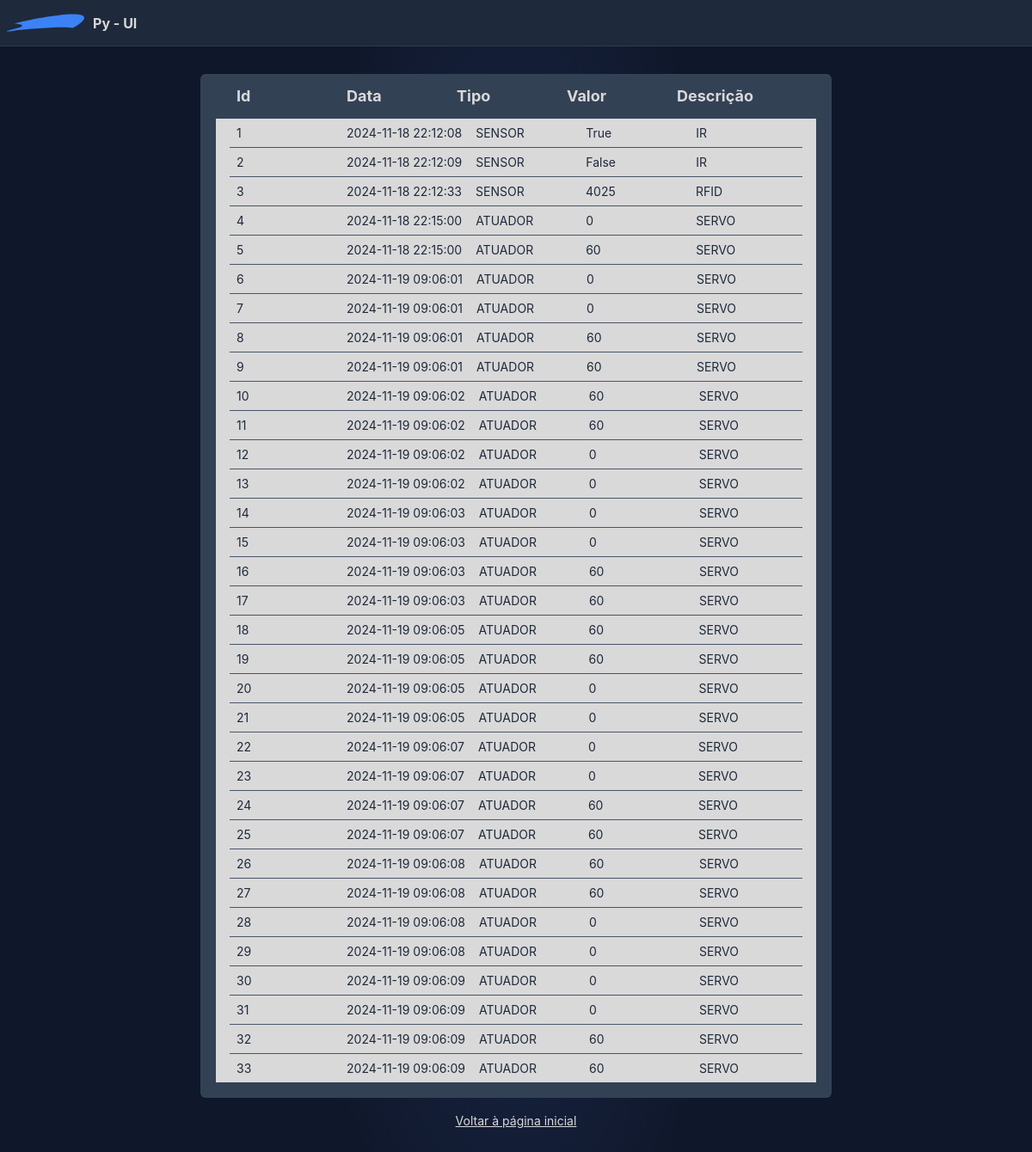
/history (signed in), run on the app's committed database.
### tables this page shows
CREATE TABLE sensors_history (
            id INTEGER PRIMARY KEY AUTOINCREMENT,
            value TEXT,
            datetime TEXT,
            sensor_id INTEGER,
            actuator_id INTEGER,
            type TEXT,
            description TEXT
        );

### controllers/history_controller.py (the view)
@history_controller.route('/history')
def list_history():
    login_check = check_for_login()
    if login_check != None:
        return login_check
    data = start_query("SELECT * FROM sensors_history")
    print('\n'*100, data)
    return render_template("history_page.html", history=data)

### utils/db_utils.py (called while the page is built)
def start_query(query):
    global db
    cursor = db.cursor()
    cursor.execute(query)
    db.commit()
    result = cursor.fetchall()
    cursor.close()
    return result

### utils/flask_utils.py (called while the page is built)
def check_for_login(test=False):
    if not current_app.config['DEBUG_MODE'] and current_app.config['CURRENT_USER'] == "":
        print("You must be logged!")
        return redirect(current_app.url_for('login_page', error=True))
    else:
        return None

### templates/history_page.html (shortened to what this page needs)
{% extends "base.html" %}
{% block credential %}
  <table>
    <thead>
      <tr>
        <th>Id</th>
        <th>Data</th>
        <th>Tipo</th>
        <th>Valor</th>
        <th>Descrição</th>
      </tr>
    </thead>
    <tbody>
      {% for data in history %}
      <tr>
        <td>{{data[0]}}</td>
        <td>{{data[2]}}</td>
        <td>{{data[5]}}</td>
        <td>{{data[1]}}</td>
        <td>{{data[6]}}</td>
      </tr>
      {% endfor %}
    </tbody>
  </table>
  <a href="{{ url_for('home_page') }}">Voltar à página inicial</a>
{% endblock %}

### static/stylesheets/credential_form.css (style rules this page uses)
a { color: var(--offwhite); font-size: 1.125rem; margin-top: 1.125rem; }

### static/stylesheets/styles.css (style rules this page uses)
:root { --blue-500: #3B82F6; --blue-600: #2563EB; --blue-600-20: #2563EB33; --blue-700: #1d4ed8; --red-500: #ef4444; --red-500-20: #ef444433; --red-600: #dc2626; --offwhite: #D9D9D9; --offwhite-10:#D9D9D91A; --offwhite-15: #D9D9D926; --slate-400: #94a3b8; --slate-600: #475569; --slate-700: #334155; --slate-750: #283444; --slate-800: #1e293b; --slate-900: #0f172a; --black-1000: #000000; }
body { padding: 0px; margin: 0px; background-color: var(--slate-900); font-family: "Inter", sans-serif; color: var(--offwhite); }

### static/stylesheets/about_page.css (style rules this page uses)
p, a, ul, li { font-size: 0.875rem; }
body { background-color: var(--slate-600); color: var(--offwhite); }

### static/stylesheets/history_page.css (style rules this page uses)
thead { background-color: var(--slate-700); color: var(--offwhite); border-radius: 0.375rem; padding-inline: 1rem; }
tr { display: flex; color: var(--offwhite); }
tr + tr { border-top: 0.0625rem solid var(--slate-600); }
td { display: flex; justify-content: space-between; font-size: 0.875rem; }
th, td { padding: 0.5rem; text-align: left; min-width: 7rem; }

### data on the page
sensors_history: id "1", datetime "2024-11-18 22:12:08", type "SENSOR", value "True", description "IR"
sensors_history: id "2", datetime "2024-11-18 22:12:09", type "SENSOR", value "False", description "IR"
sensors_history: id "3", datetime "2024-11-18 22:12:33", type "SENSOR", value "4025", description "RFID"
sensors_history: id "4", datetime "2024-11-18 22:15:00", type "ATUADOR", value "0", description "SERVO"
sensors_history: id "5", datetime "2024-11-18 22:15:00", type "ATUADOR", value "60", description "SERVO"
sensors_history: id "6", datetime "2024-11-19 09:06:01", type "ATUADOR", value "0", description "SERVO"
sensors_history: id "7", datetime "2024-11-19 09:06:01", type "ATUADOR", value "0", description "SERVO"
sensors_history: id "8", datetime "2024-11-19 09:06:01", type "ATUADOR", value "60", description "SERVO"
sensors_history: id "9", datetime "2024-11-19 09:06:01", type "ATUADOR", value "60", description "SERVO"
sensors_history: id "10", datetime "2024-11-19 09:06:02", type "ATUADOR", value "60", description "SERVO"
sensors_history: id "11", datetime "2024-11-19 09:06:02", type "ATUADOR", value "60", description "SERVO"
sensors_history: id "12", datetime "2024-11-19 09:06:02", type "ATUADOR", value "0", description "SERVO"
sensors_history: id "13", datetime "2024-11-19 09:06:02", type "ATUADOR", value "0", description "SERVO"
sensors_history: id "14", datetime "2024-11-19 09:06:03", type "ATUADOR", value "0", description "SERVO"
sensors_history: id "15", datetime "2024-11-19 09:06:03", type "ATUADOR", value "0", description "SERVO"
sensors_history: id "16", datetime "2024-11-19 09:06:03", type "ATUADOR", value "60", description "SERVO"
sensors_history: id "17", datetime "2024-11-19 09:06:03", type "ATUADOR", value "60", description "SERVO"
sensors_history: id "18", datetime "2024-11-19 09:06:05", type "ATUADOR", value "60", description "SERVO"
sensors_history: id "19", datetime "2024-11-19 09:06:05", type "ATUADOR", value "60", description "SERVO"
sensors_history: id "20", datetime "2024-11-19 09:06:05", type "ATUADOR", value "0", description "SERVO"
sensors_history: id "21", datetime "2024-11-19 09:06:05", type "ATUADOR", value "0", description "SERVO"
sensors_history: id "22", datetime "2024-11-19 09:06:07", type "ATUADOR", value "0", description "SERVO"
sensors_history: id "23", datetime "2024-11-19 09:06:07", type "ATUADOR", value "0", description "SERVO"
sensors_history: id "24", datetime "2024-11-19 09:06:07", type "ATUADOR", value "60", description "SERVO"
sensors_history: id "25", datetime "2024-11-19 09:06:07", type "ATUADOR", value "60", description "SERVO"
sensors_history: id "26", datetime "2024-11-19 09:06:08", type "ATUADOR", value "60", description "SERVO"
sensors_history: id "27", datetime "2024-11-19 09:06:08", type "ATUADOR", value "60", description "SERVO"
sensors_history: id "28", datetime "2024-11-19 09:06:08", type "ATUADOR", value "0", description "SERVO"
sensors_history: id "29", datetime "2024-11-19 09:06:08", type "ATUADOR", value "0", description "SERVO"
sensors_history: id "30", datetime "2024-11-19 09:06:09", type "ATUADOR", value "0", description "SERVO"
sensors_history: id "31", datetime "2024-11-19 09:06:09", type "ATUADOR", value "0", description "SERVO"
sensors_history: id "32", datetime "2024-11-19 09:06:09", type "ATUADOR", value "60", description "SERVO"
sensors_history: id "33", datetime "2024-11-19 09:06:09", type "ATUADOR", value "60", description "SERVO"
